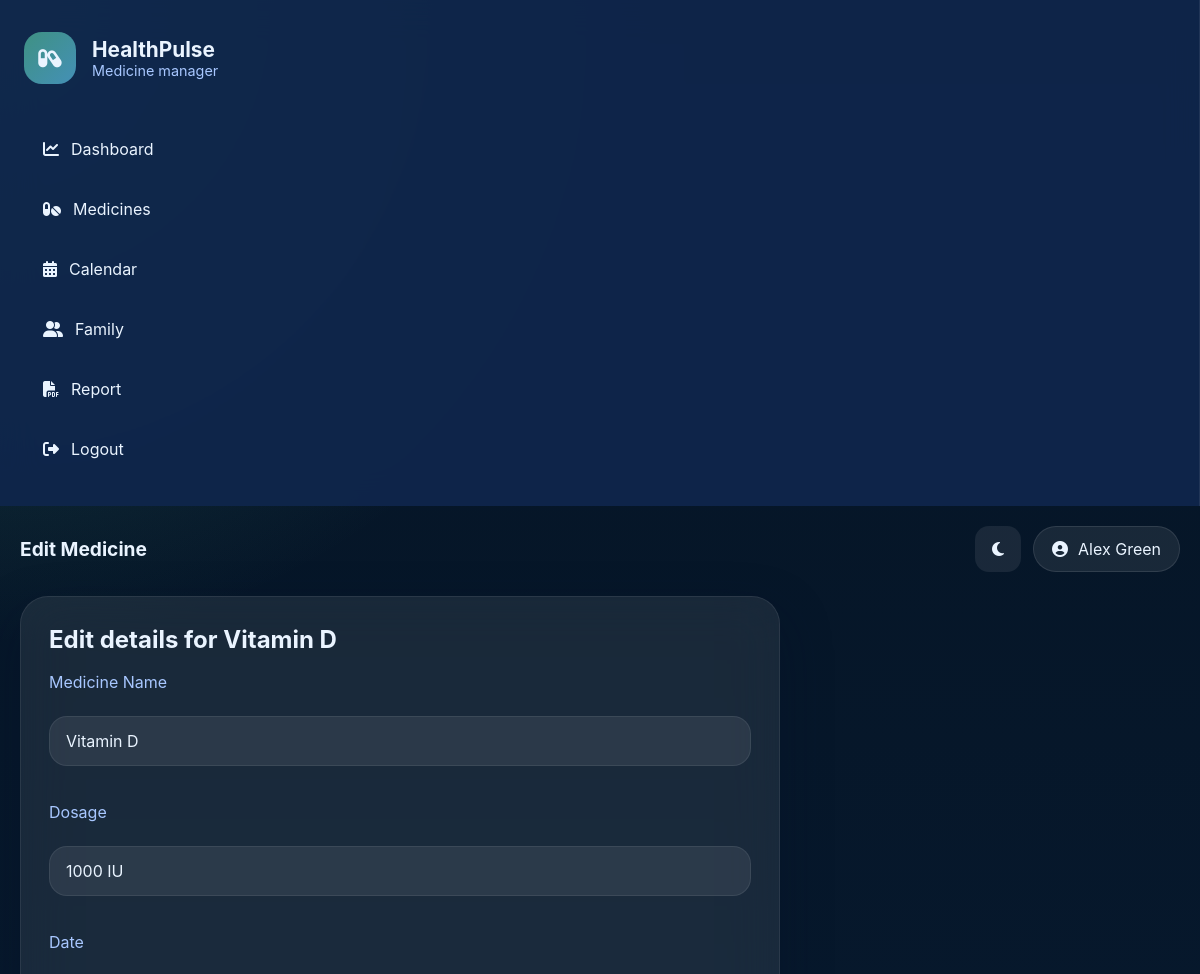
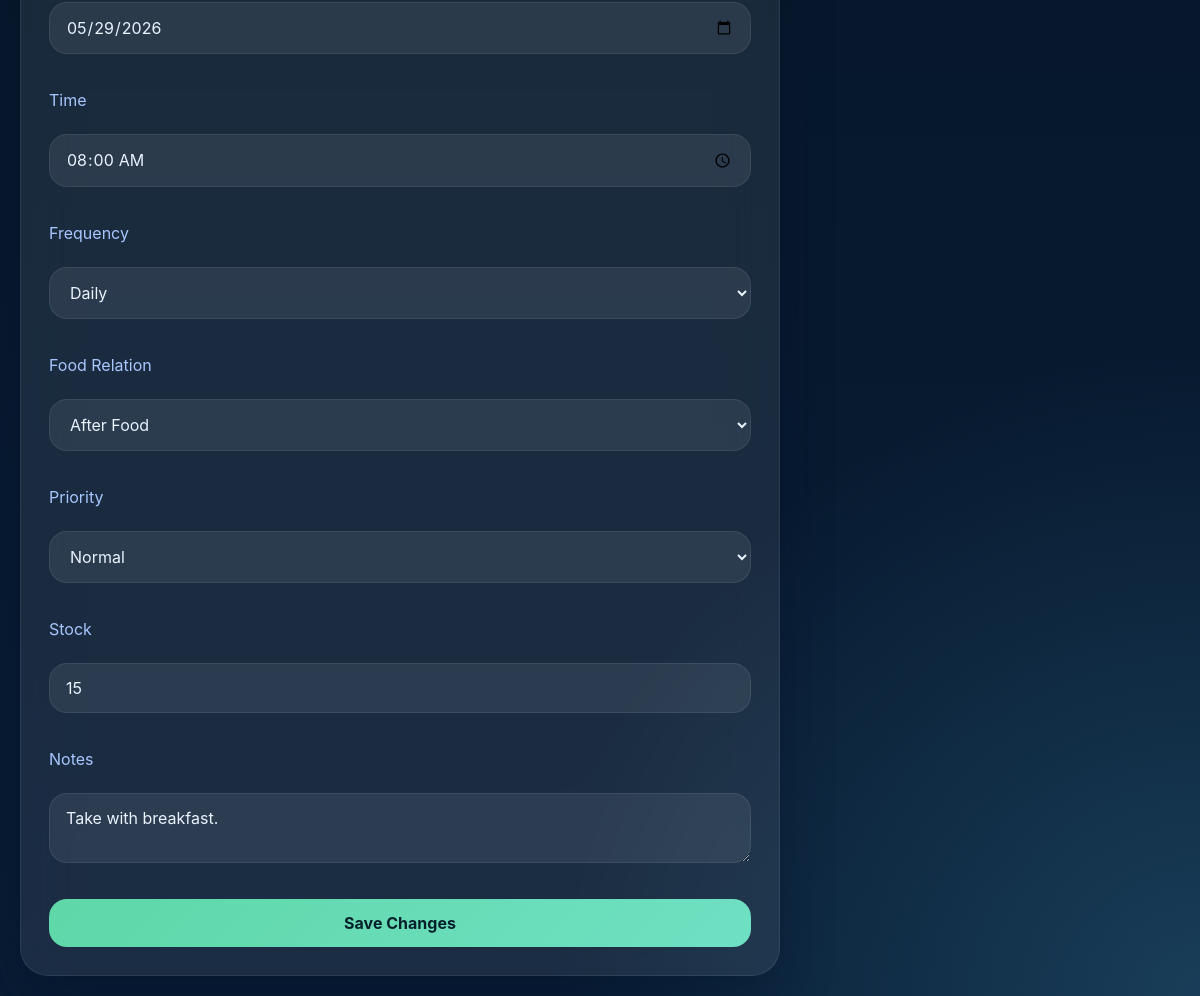
/medicine/edit/1 (signed in), run on the app's committed database (2 pictures, top to bottom).
### tables this page shows
CREATE TABLE users (
        id INTEGER PRIMARY KEY AUTOINCREMENT,
        name TEXT NOT NULL,
        email TEXT NOT NULL UNIQUE,
        password TEXT NOT NULL,
        created_at TEXT NOT NULL
    );

CREATE TABLE medicines (
        id INTEGER PRIMARY KEY AUTOINCREMENT,
        user_id INTEGER NOT NULL,
        name TEXT NOT NULL,
        dosage TEXT,
        date TEXT,
        time TEXT,
        frequency TEXT,
        food_relation TEXT,
        priority TEXT,
        notes TEXT,
        stock INTEGER DEFAULT 0,
        status TEXT DEFAULT 'pending',
        created_at TEXT NOT NULL,
        FOREIGN KEY(user_id) REFERENCES users(id)
    );

### app.py (the view)
    def wrapper(*args, **kwargs):
        if "user_id" not in session:
            return redirect(url_for("login"))
        return route(*args, **kwargs)

### app.py (called while the page is built, shortened)
def get_db_connection():
    conn = sqlite3.connect(DB_PATH)
    conn.row_factory = sqlite3.Row
    return conn

def current_user():
    if "user_id" not in session:
        return None
    conn = get_db_connection()
    user = conn.execute("SELECT * FROM users WHERE id = ?", (session["user_id"],)).fetchone()
    conn.close()
    return user

def login_required(route):
    def wrapper(*args, **kwargs):
        if "user_id" not in session:
            return redirect(url_for("login"))
        return route(*args, **kwargs)
    wrapper.__name__ = route.__name__
    return wrapper

@app.route("/medicine/edit/<int:medicine_id>", methods=["GET", "POST"])
@login_required
def edit_medicine(medicine_id):
    user = current_user()
    conn = get_db_connection()
    medicine = conn.execute(
        "SELECT * FROM medicines WHERE id = ? AND user_id = ?", (medicine_id, user["id"])
    ).fetchone()
    if not medicine:
        conn.close()
        return redirect(url_for("medicines"))
    conn.close()
    return render_template("edit_medicine.html", user=user, medicine=medicine)

### templates/edit_medicine.html (shortened to what this page needs)
{% extends 'base.html' %}
{% block page_title %}Edit Medicine{% endblock %}
{% block content %}
<div class="edit-panel glass-card">
  <h2>Edit details for {{ medicine.name }}</h2>
  <form action="{{ url_for('edit_medicine', medicine_id=medicine.id) }}" method="post" class="form-grid">
    <label>Medicine Name</label>
    <input type="text" name="name" value="{{ medicine.name }}" required />
    <label>Dosage</label>
    <input type="text" name="dosage" value="{{ medicine.dosage }}" />
    <label>Date</label>
    <input type="date" name="date" value="{{ medicine.date }}" required />
    <label>Time</label>
    <input type="time" name="time" value="{{ medicine.time }}" required />
    <label>Frequency</label>
    <select name="frequency">
      <option {% if medicine.frequency == 'Daily' %}selected{% endif %}>Daily</option>
    </select>
    <label>Food Relation</label>
    <select name="food_relation">
      <option {% if medicine.food_relation == 'After Food' %}selected{% endif %}>After Food</option>
    </select>
    <label>Priority</label>
    <select name="priority">
      <option {% if medicine.priority == 'Normal' %}selected{% endif %}>Normal</option>
    </select>
    <label>Stock</label>
    <input type="number" name="stock" min="0" value="{{ medicine.stock }}" />
    <label>Notes</label>
    <textarea name="notes">{{ medicine.notes }}</textarea>
    <button type="submit" class="btn btn-primary">Save Changes</button>
  </form>
</div>
{% endblock %}

### templates/base.html (shortened to what this page needs)
<!DOCTYPE html>
<html lang="en">
  <head>
    <link rel="stylesheet" href="https://cdnjs.cloudflare.com/ajax/libs/font-awesome/6.5.1/css/all.min.css" />
    <link rel="stylesheet" href="/static/css/styles.css" />
  </head>
  <body class="page-body">
    <div class="app-shell">
      <aside class="sidebar">
        <div class="brand">
          <div class="brand-icon"><i class="fas fa-capsules"></i></div>
          <div>
            <h1>HealthPulse</h1>
            <p>Medicine manager</p>
          </div>
        </div>
        <nav class="nav-menu">
          {% if session.user_id %}
          <a href="{{ url_for('dashboard') }}" class="nav-link"><i class="fas fa-chart-line"></i>Dashboard</a>
          <a href="{{ url_for('medicines') }}" class="nav-link"><i class="fas fa-pills"></i>Medicines</a>
          <a href="{{ url_for('calendar_view') }}" class="nav-link"><i class="fas fa-calendar-alt"></i>Calendar</a>
          <a href="{{ url_for('family') }}" class="nav-link"><i class="fas fa-user-friends"></i>Family</a>
          <a href="{{ url_for('report') }}" class="nav-link"><i class="fas fa-file-pdf"></i>Report</a>
          <a href="{{ url_for('logout') }}" class="nav-link"><i class="fas fa-sign-out-alt"></i>Logout</a>
          {% else %}
          <a href="{{ url_for('login') }}" class="nav-link"><i class="fas fa-sign-in-alt"></i>Login</a>
          <a href="{{ url_for('signup') }}" class="nav-link"><i class="fas fa-user-plus"></i>Sign Up</a>
          {% endif %}
        </nav>
      </aside>
      <main class="main-panel">
        <header class="topbar">
          <div class="page-title">{% block page_title %}Dashboard{% endblock %}</div>
          <div class="topbar-actions">
            <button class="btn-icon" id="themeToggle" onclick="toggleTheme()" title="Toggle dark mode">
              <i class="fas fa-moon"></i>
            </button>
            {% if session.user_id %}
            <div class="profile-chip">
              <i class="fas fa-user-circle"></i>
              <span>{{ session.user_name }}</span>
            </div>
            {% endif %}
          </div>
        </header>
        <section class="page-content">
          {% block content %}{% endblock %}
        </section>
      </main>
    </div>
  </body>
</html>

### static/css/styles.css (style rules this page uses)
:root { --bg: #081c34; --surface: rgba(255, 255, 255, 0.12); --surface-strong: rgba(255, 255, 255, 0.18); --border: rgba(255, 255, 255, 0.14); --text: #eaf4ff; --muted: #a8c7ff; --primary: #5fd7a8; --primary-dark: #29a17c; --accent: #68d6ff; --danger: #ff6b6b; --shadow: 0 20px 50px rgba(2, 17, 41, 0.35); font-family: "Inter", "Segoe UI", sans-serif; }
* { box-sizing: border-box; }
html, body { margin: 0; min-height: 100%; background: radial-gradient(circle at top left, rgba(95, 215, 168, 0.25), transparent 28%), radial-gradient(circle at bottom right, rgba(104, 214, 255, 0.18), transparent 28%), linear-gradient(180deg, #051424 0%, #081c34 100%); color: var(--text); font-family: var(--font-family); }
button, input, select, textarea { font: inherit; }
button { cursor: pointer; }
a { color: inherit; text-decoration: none; }
.app-shell { display: grid; grid-template-columns: 280px 1fr; min-height: 100vh; }
.sidebar { background: rgba(16, 39, 76, 0.92); border-right: 1px solid rgba(255, 255, 255, 0.08); padding: 32px 24px; backdrop-filter: blur(18px); }
.brand { display: flex; align-items: center; gap: 16px; margin-bottom: 40px; }
.brand-icon { width: 52px; height: 52px; border-radius: 18px; background: linear-gradient(135deg, rgba(95, 215, 168, 0.6), rgba(104, 214, 255, 0.6)); display: grid; place-items: center; font-size: 1.3rem; }
.brand h1, .brand p { margin: 0; }
.brand h1 { font-size: 1.3rem; }
.brand p { color: var(--muted); font-size: 0.9rem; }
.nav-menu { display: grid; gap: 10px; }
.nav-link { display: flex; align-items: center; gap: 12px; padding: 14px 18px; border-radius: 18px; color: var(--text); border: 1px solid transparent; transition: background 0.25s ease, border-color 0.25s ease; }
.main-panel { padding: 24px 32px; }
.topbar { display: flex; justify-content: space-between; align-items: center; gap: 12px; margin-bottom: 24px; }
.page-title { font-size: 1.2rem; font-weight: 700; }
.topbar-actions { display: flex; align-items: center; gap: 12px; }
.btn-icon { border: none; background: rgba(255, 255, 255, 0.08); color: var(--text); width: 46px; height: 46px; border-radius: 14px; }
.profile-chip { display: inline-flex; align-items: center; gap: 10px; border-radius: 999px; padding: 12px 18px; background: rgba(255, 255, 255, 0.08); border: 1px solid rgba(255, 255, 255, 0.1); }
.page-content { display: grid; gap: 24px; }
.glass-card { background: rgba(255, 255, 255, 0.08); border: 1px solid rgba(255, 255, 255, 0.08); border-radius: 28px; box-shadow: var(--shadow); backdrop-filter: blur(24px); padding: 28px; }
.btn, .button, .btn-small { border: none; border-radius: 18px; padding: 14px 22px; color: #0b1d32; font-weight: 700; transition: transform 0.2s ease, background 0.2s ease; }
.btn-primary { background: linear-gradient(135deg, var(--primary), #6fe0c3); color: #04212b; }
.summary-block h2, .tips-block h2, .report-panel h2, .edit-panel h2, .family-form-panel h2 { margin-top: 0; }
.water-card, .sos-card, .calendar-overview, .report-panel, .edit-panel, .family-form-panel, .family-list-panel { min-height: 200px; }
.auth-panel, .action-panel, .table-panel, .edit-panel, .family-form-panel, .family-list-panel, .report-panel, .calendar-overview { width: 100%; }
.auth-panel h2, .action-panel h2, .report-panel h2, .edit-panel h2, .family-form-panel h2, .calendar-overview h2 { margin: 0 0 18px; }
.auth-form label, .form-grid label { display: block; margin-bottom: 8px; color: var(--muted); }
.auth-form input, .auth-form textarea, .form-grid input, .form-grid textarea, .form-grid select { width: 100%; border: 1px solid rgba(255, 255, 255, 0.08); background: rgba(255, 255, 255, 0.08); border-radius: 18px; color: var(--text); padding: 14px 16px; margin-bottom: 20px; }
.form-grid { display: grid; gap: 16px; }
.error-card, .edit-panel, .report-panel { max-width: 760px; }
@media (max-width: 1200px) { .app-shell { grid-template-columns: 1fr; } }
@media (max-width: 1200px) { .main-panel { padding: 20px; } }

### data on the page
users: user_name "Alex Green"
medicines: name "Vitamin D", dosage "1000 IU", date "05/29/2026", time "08:00", frequency "Daily", food_relation "After Food", priority "Normal", stock "15", notes "Take with breakfast."
